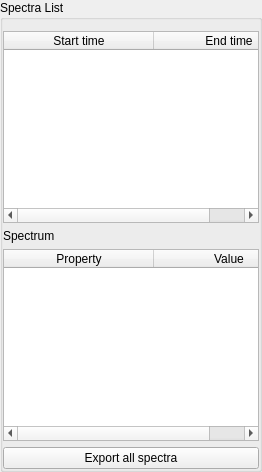
      <widget class="QGroupBox" name="groupBox_9">
       <property name="sizePolicy">
        <sizepolicy hsizetype="Maximum" vsizetype="Preferred">
         <horstretch>0</horstretch>
         <verstretch>0</verstretch>
        </sizepolicy>
       </property>
       <property name="title">
        <string>Spectra List</string>
       </property>
       <layout class="QVBoxLayout" name="verticalLayout">
        <property name="leftMargin">
         <number>0</number>
        </property>
        <property name="rightMargin">
         <number>0</number>
        </property>
        <property name="bottomMargin">
         <number>0</number>
        </property>
        <item>
         <widget class="QTableWidget" name="spectraTableWidget">
          <property name="sizePolicy">
           <sizepolicy hsizetype="Preferred" vsizetype="Expanding">
            <horstretch>0</horstretch>
            <verstretch>0</verstretch>
           </sizepolicy>
          </property>
          <property name="minimumSize">
           <size>
            <width>200</width>
            <height>0</height>
           </size>
          </property>
          <property name="horizontalScrollBarPolicy">
           <enum>Qt::ScrollBarAlwaysOn</enum>
          </property>
          <property name="sizeAdjustPolicy">
           <enum>QAbstractScrollArea::AdjustIgnored</enum>
          </property>
          <property name="editTriggers">
           <set>QAbstractItemView::NoEditTriggers</set>
          </property>
          <property name="textElideMode">
           <enum>Qt::ElideNone</enum>
          </property>
          <property name="verticalScrollMode">
           <enum>QAbstractItemView::ScrollPerPixel</enum>
          </property>
          <property name="horizontalScrollMode">
           <enum>QAbstractItemView::ScrollPerPixel</enum>
          </property>
          <attribute name="horizontalHeaderDefaultSectionSize">
           <number>150</number>
          </attribute>
          <attribute name="horizontalHeaderMinimumSectionSize">
           <number>50</number>
          </attribute>
          <attribute name="horizontalHeaderStretchLastSection">
           <bool>true</bool>
          </attribute>
          <column>
           <property name="text">
            <string>Start time</string>
           </property>
          </column>
          <column>
           <property name="text">
            <string>End time</string>
           </property>
          </column>
         </widget>
        </item>
        <item>
         <widget class="QLabel" name="label_9">
          <property name="text">
           <string>Spectrum</string>
          </property>
         </widget>
        </item>
        <item>
         <widget class="QTableWidget" name="spectrumPropertyTableWidget">
          <property name="sizePolicy">
           <sizepolicy hsizetype="Preferred" vsizetype="Expanding">
            <horstretch>0</horstretch>
            <verstretch>0</verstretch>
           </sizepolicy>
          </property>
          <property name="horizontalScrollBarPolicy">
           <enum>Qt::ScrollBarAlwaysOn</enum>
          </property>
          <property name="sizeAdjustPolicy">
           <enum>QAbstractScrollArea::AdjustIgnored</enum>
          </property>
          <property name="editTriggers">
           <set>QAbstractItemView::NoEditTriggers</set>
          </property>
          <property name="dragDropOverwriteMode">
           <bool>true</bool>
          </property>
          <property name="textElideMode">
           <enum>Qt::ElideNone</enum>
          </property>
          <property name="verticalScrollMode">
           <enum>QAbstractItemView::ScrollPerPixel</enum>
          </property>
          <property name="horizontalScrollMode">
           <enum>QAbstractItemView::ScrollPerPixel</enum>
          </property>
          <attribute name="horizontalHeaderDefaultSectionSize">
           <number>150</number>
          </attribute>
          <attribute name="horizontalHeaderMinimumSectionSize">
           <number>30</number>
          </attribute>
          <attribute name="horizontalHeaderStretchLastSection">
           <bool>true</bool>
          </attribute>
          <attribute name="verticalHeaderVisible">
           <bool>false</bool>
          </attribute>
          <column>
           <property name="text">
            <string>Property</string>
           </property>
          </column>
          <column>
           <property name="text">
            <string>Value</string>
           </property>
          </column>
         </widget>
        </item>
        <item>
         <widget class="QPushButton" name="spectraExportPushButton">
          <property name="text">
           <string>Export all spectra</string>
          </property>
         </widget>
        </item>
       </layout>
      </widget>
